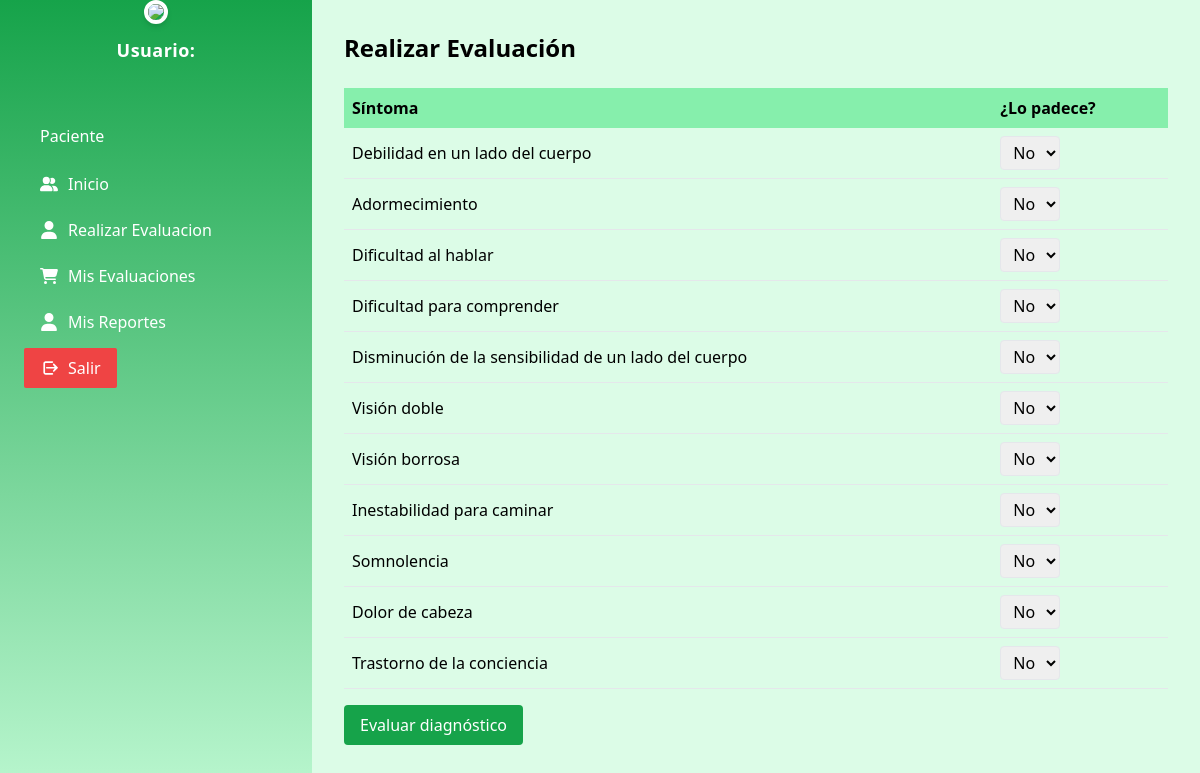
Screenshot of /controlador/paciente/realizarEvaluacionController.php with the database file from the repository.
### tables this page shows
CREATE TABLE `sintoma` (
  `idsintoma` int(11) NOT NULL,
  `sintoma` varchar(200) NOT NULL,
  `estado` char(1) NOT NULL
);

### modelo/evaluacionModel.php (called while the page is built, shortened)
<?php
class evaluacionModel
{
    private $conn;
    public function __construct()
    {
        include_once(__DIR__ . "/conexion.php");
        $conexion = new Conexion();
        $this->conn = $conexion->conectarbd();
    }
    public function obtenerSintomas()
    {
        $sql = "SELECT * FROM sintoma ORDER BY idsintoma";
        $result = mysqli_query($this->conn, $sql);
        $sintomas = [];
        while ($row = mysqli_fetch_assoc($result)) {
            $sintomas[] = $row;
        }
        return $sintomas;
    }
}
?>

### modelo/conexion.php (called while the page is built, shortened)
<?php
class Conexion
{
    public function conectarbd()
    {
        try {
            $this->conn = new mysqli("localhost", "root", "", "enfermedades_db");
            return $this->conn;
        } catch (Exception $e) {
            echo "Error: " . $e->getMessage();
        }
    }
}
?>

### vista/paciente/realizarEvaluacionView.php (the view, shortened to what this page needs)
<?php
include_once(__DIR__ . "../../compartidos/apartadosViews.php");
class realizarEvaluacionView extends apartadosViews
{
    public function realizarEvaluacion($sintomas)
    {
        ?>
        <!DOCTYPE html>
        <html lang="es">
        <head>
            <script src="https://cdn.tailwindcss.com"></script>
        </head>
        <body>
            <div class="flex h-screen overflow-hidden">
                <?php $this->formSideBarShow(); ?>
                <div class="relative flex flex-1 flex-col overflow-y-auto overflow-x-hidden">
                    <main class="flex-1 bg-green-100 p-8 text-black">
                        <h1 class="text-2xl font-bold mb-6">Realizar Evaluación</h1>
                        <form id="form-evaluacion">
                            <table class="w-full border-collapse">
                                <tr class="bg-green-300">
                                    <th class="p-2 text-left">Síntoma</th>
                                    <th class="p-2 text-left">¿Lo padece?</th>
                                </tr>
                                <?php foreach ($sintomas as $sintoma) { ?>
                                    <tr class="border-b">
                                        <td class="p-2"><?php echo $sintoma['sintoma']; ?></td>
                                        <td class="p-2">
                                            <select name="respuesta_<?php echo $sintoma['idsintoma']; ?>"
                                                class="border rounded px-2 py-1">
                                                <option value="n">No</option>
                                            </select>
                                        </td>
                                    </tr>
                                <?php } ?>
                            </table>
                            <button type="submit" class="mt-4 bg-green-600 text-white px-4 py-2 rounded hover:bg-green-700">
                                Evaluar diagnóstico
                            </button>
                        </form>
                    </main>
                </div>
            </div>
        </body>
        </html>
        <?php
    }
}
?>

### controlador/paciente/realizarEvaluacionController.php (shortened to what this page needs)
<?php
include_once(__DIR__ . "/../../modelo/evaluacionModel.php");
include_once(__DIR__ . "/../../vista/paciente/realizarEvaluacionView.php");
$evaluacionView = new realizarEvaluacionView();
$modelo = new evaluacionModel();
if ($_SERVER['REQUEST_METHOD'] === 'POST' && isset($_POST['b_Evaluacion'])) {
    $param_lista = $_POST['param_lista'];
    $pares = [];
    foreach (explode("#", $param_lista) as $item) {
        list($id, $respuesta) = explode(";", $item);
        $pares[] = $id . ";" . $respuesta;
    }
    $resultado = trim($modelo->evaluarProlog($pares));
    $idpaciente = $_SESSION['param_idpaciente'] ?? null;
    if ($idpaciente) {
        $modelo->guardarDiagnostico($idpaciente, $pares, $resultado);
        echo $resultado;
    } else {
        echo "Error: Sesión de paciente no encontrada.";
    }
} else {
    $sintomas = $modelo->obtenerSintomas();
    $evaluacionView->realizarEvaluacion($sintomas);
}
?>

### vista/compartidos/apartadosViews.php (shortened to what this page needs)
<?php
class apartadosViews{
    protected function formSideBarShow()
    {
    ?>
        <div class="-translate-x-full fixed left-0 top-0 z-9999 flex h-full w-72.5 flex-col bg-gradient-to-b from-green-600 to-green-200 ease-linear lg:static lg:translate-x-0">
            <div class="flex items-center gap-4 px-7 py-5.5 select-none">
                <div class="flex flex-col items-center gap-1 px-7 py-5.5 rounded-lg w-64">
                    <img
                        src="/enfermedades_prg/assets/logo.png"
                        lt="Logo"
                        class="w-45 h-45 rounded-full object-cover border-4 border-white shadow-md mx-auto"
                    />
                    <h1 class="mt-2 text-lg font-semibold text-white tracking-wide">Usuario: <?php echo $_SESSION['usuario']; ?></h1>
                </div>
            </div>
            <div class="mt-2 no-scrollbar flex flex-col overflow-y-auto duration-100 ease-linear select-none">
                <nav class="mt-5 px-4 py-4 lg:mt-9 lg:px-6">
                    <div>
                        <?php if ($_SESSION['rol']=='m') { ?>
                            <ul class="mb-6 flex flex-col gap-1.5">
                                    <li>
                                        <form action="/enfermedades_prg/controlador/loginController.php" method="post">
                                            <button name="b_inicio" type="submit"class="group relative flex items-center gap-2.5 rounded-sm px-4 py-2 font-medium text-white bg-green-600 hover:bg-green-700 hover:text-green-100 duration-300 ease-in-out">
                                                <svg xmlns="http://www.w3.org/2000/svg" width="18" height="18" viewBox="0 0 640 512" class="fill-current">
                                                    <path d="M96 128a128 128 0 1 1 256 0A128 128 0 1 1 96 128zM0 482.3C0 383.8 79.8 304 178.3 304l91.4 0C368.2 304 448 383.8 448 482.3c0 16.4-13.3 29.7-29.7 29.7L29.7 512C13.3 512 0 498.7 0 482.3zM609.3 512l-137.8 0c5.4-9.4 8.6-20.3 8.6-32l0-8c0-60.7-27.1-115.2-69.8-151.8c2.4-.1 4.7-.2 7.1-.2l61.4 0C567.8 320 640 392.2 640 481.3c0 17-13.8 30.7-30.7 30.7zM432 256c-31 0-59-12.6-79.3-32.9C372.4 196.5 384 163.6 384 128c0-26.8-6.6-52.1-18.3-74.3C384.3 40.1 407.2 32 432 32c61.9 0 112 50.1 112 112s-50.1 112-112 112z" />
                                                </svg>
                                                Inicio
                                            </button>
                                        </form>
                                    </li>
                                    <li>
                                        <form action="/enfermedades_prg/controlador/medico/agregarPacienteController.php" method="post">
                                            <button name="b_agregarPaciente2" type="submit" class="group relative flex items-center gap-2.5 rounded-sm py-2 px-4 font-medium text-white hover:text-yellow-300 duration-300 ease-in-out hover:bg-graydark dark:hover:bg-meta-4">
                                                <svg xmlns="http://www.w3.org/2000/svg" width="18" height="18" viewBox="0 0 448 512" class="fill-current">
                                                    <path d="M224 256A128 128 0 1 0 224 0a128 128 0 1 0 0 256zm-45.7 48C79.8 304 0 383.8 0 482.3C0 498.7 13.3 512 29.7 512l388.6 0c16.4 0 29.7-13.3 29.7-29.7C448 383.8 368.2 304 269.7 304l-91.4 0z" />
                                                </svg>
                                                Agregar Paciente
                                            </button>
                                        </form>
                                    </li>
                                    <li>
                                        <form action="/enfermedades_prg/vista/medico/listarPacientesView.php" method="post">
                                            <button type="submit" name="btnPedidos" class="group relative flex items-center gap-2.5 rounded-sm px-4 py-2 font-medium text-white hover:text-yellow-300 duration-300 ease-in-out hover:bg-graydark dark:hover:bg-meta-4" href="#" @click="selected = (selected === 'Profile' ? '':'Profile')" :class="{ 'bg-graydark dark:bg-meta-4': (selected === 'Profile') &amp;&amp; (page === 'profile') }">
                                                <svg xmlns="http://www.w3.org/2000/svg" width="18" height="18" viewBox="0 0 576 512" class="fill-current">
                                                    <path d="M0 24C0 10.7 10.7 0 24 0L69.5 0c22 0 41.5 12.8 50.6 32l411 0c26.3 0 45.5 25 38.6 50.4l-41 152.3c-8.5 31.4-37 53.3-69.5 53.3l-288.5 0 5.4 28.5c2.2 11.3 12.1 19.5 23.6 19.5L488 336c13.3 0 24 10.7 24 24s-10.7 24-24 24l-288.3 0c-34.6 0-64.3-24.6-70.7-58.5L77.4 54.5c-.7-3.8-4-6.5-7.9-6.5L24 48C10.7 48 0 37.3 0 24zM128 464a48 48 0 1 1 96 0 48 48 0 1 1 -96 0zm336-48a48 48 0 1 1 0 96 48 48 0 1 1 0-96z" />
                                                </svg>
                                                Listar de pacientes
                                            </button>
                                        </form>
                                    </li>
                                    <form action="/enfermedades_prg/vista/medico/listarSintomasView.php" method="post">
                                        <button name="btnDistribuidores" type="submit" class="group relative flex items-center gap-2.5 rounded-sm py-2 px-4 font-medium text-white hover:text-yellow-300 duration-300 ease-in-out hover:bg-graydark dark:hover:bg-meta-4">
                                            <svg xmlns="http://www.w3.org/2000/svg" width="18" height="18" viewBox="0 0 448 512" class="fill-current">
                                                <path d="M224 256A128 128 0 1 0 224 0a128 128 0 1 0 0 256zm-45.7 48C79.8 304 0 383.8 0 482.3C0 498.7 13.3 512 29.7 512l388.6 0c16.4 0 29.7-13.3 29.7-29.7C448 383.8 368.2 304 269.7 304l-91.4 0z" />
                                            </svg>
                                            Listar Sintomas
                                        </button>
                                    </form>
                                    <li>
                                        <form action="/enfermedades_prg/controlador/medico/listarEnfermedadesController.php" method="post">
                                            <button name="b_listarEnfermedades" type="submit" class="group relative flex items-center gap-2.5 rounded-sm py-2 px-4 font-medium text-white hover:text-yellow-300 duration-300 ease-in-out hover:bg-graydark dark:hover:bg-meta-4">
                                                <svg xmlns="http://www.w3.org/2000/svg" width="18" height="18" viewBox="0 0 448 512" class="fill-current">
                                                    <path d="M224 256A128 128 0 1 0 224 0a128 128 0 1 0 0 256zm-45.7 48C79.8 304 0 383.8 0 482.3C0 498.7 13.3 512 29.7 512l388.6 0c16.4 0 29.7-13.3 29.7-29.7C448 383.8 368.2 304 269.7 304l-91.4 0z" />
                                                </svg>
                                                Listar Enfermedades
                                            </button>
                                        </form>
                                    </li>
                                    <li>
                                        <form action="/enfermedades_prg/controlador/logoutController.php" method="post">
                                            <button type="submit" class="group relative flex items-center gap-2.5 rounded-sm px-4 py-2 font-medium text-white hover:bg-red-600 hover:text-white duration-300 ease-in-out bg-red-500">
                                                <svg xmlns="http://www.w3.org/2000/svg" width="18" height="18" viewBox="0 0 512 512" class="fill-current">
                                                    <path d="M502.6 233.4l-96-96c-9.4-9.4-24.6-9.4-33.9 0s-9.4 24.6 0 33.9L417.9 224H192c-13.3 0-24 10.7-24 24s10.7 24 24 24h225.9l-45.2 52.7c-9.4 9.4-9.4 24.6 0 33.9s24.6 9.4 33.9 0l96-96c9.4-9.4 9.4-24.6 0-34zM160 64c-35.3 0-64 28.7-64 64v256c0 35.3 28.7 64 64 64h192c13.3 0 24-10.7 24-24s-10.7-24-24-24H160c-8.8 0-16-7.2-16-16V128c0-8.8 7.2-16 16-16h192c13.3 0 24-10.7 24-24s-10.7-24-24-24H160z"/>
                                                </svg>
                                                Salir
                                            </button>
                                        </form>
                                    </li>
                            </ul>
                        <?php }else { ?>
                            <h3 class="mb-4 ml-4 text-base font-medium text-white">Paciente</h3>
                            <ul class="mb-6 flex flex-col gap-1.5">
                                    <li>
                                        <form action="/enfermedades_prg/controlador/loginController.php" method="post">
                                            <button name="b_inicio" type="submit" class="group relative flex items-center gap-2.5 rounded-sm px-4 py-2 font-medium text-white hover:text-yellow-300 hover:bg-gray- duration-300 ease-in-out bg-meta-4" href="#">
                                                Inicio
                                            </button>
                                        </form>
                                    </li>
                                    <li>
                                        <form action="/enfermedades_prg/controlador/paciente/realizarEvaluacionController.php" method="post">
                                            <button name="b_realizarEvaluacion" type="submit" class="group relative flex items-center gap-2.5 rounded-sm py-2 px-4 font-medium text-white hover:text-yellow-300 duration-300 ease-in-out hover:bg-graydark dark:hover:bg-meta-4">
                                                Realizar Evaluacion
                                            </button>
                                        </form>
                                    </li>
                                    <li>
                                        <form action="/enfermedades_prg/controlador/paciente/listarEvaluacionController.php" method="post">
                                            <button name="b_listarEvaluacion" type="submit"  class="group relative flex items-center gap-2.5 rounded-sm px-4 py-2 font-medium text-white hover:text-yellow-300 duration-300 ease-in-out hover:bg-graydark dark:hover:bg-meta-4" href="#" @click="selected = (selected === 'Profile' ? '':'Profile')" :class="{ 'bg-graydark dark:bg-meta-4': (selected === 'Profile') &amp;&amp; (page === 'profile') }">
                                                Mis Evaluaciones
                                            </button>
                                        </form>
                                    </li>
                                    <li>
                                        <form action="/enfermedades_prg/controlador/paciente/reportesController.php" method="post">
                                            <button name="b_reportes" type="submit" class="group relative flex items-center gap-2.5 rounded-sm py-2 px-4 font-medium text-white hover:text-yellow-300 duration-300 ease-in-out hover:bg-graydark dark:hover:bg-meta-4">
                                                Mis Reportes
                                            </button>
                                        </form>
                                    </li>
                                    <li>
                                        <form action="/enfermedades_prg/controlador/logoutController.php" method="post">
                                            <button type="submit" class="group relative flex items-center gap-2.5 rounded-sm px-4 py-2 font-medium text-white hover:bg-red-600 hover:text-white duration-300 ease-in-out bg-red-500">
                                                Salir
                                            </button>
                                        </form>
                                    </li>
                            </ul>
                        <?php } ?>
                    </div>
                </nav>
            </div>
        </div>
    <?php
    }
}
?>

### rows the page displays
sintoma: sintoma "Debilidad en un lado del cuerpo", idsintoma "No"
sintoma: sintoma "Adormecimiento", idsintoma "No"
sintoma: sintoma "Dificultad al hablar", idsintoma "No"
sintoma: sintoma "Dificultad para comprender", idsintoma "No"
sintoma: sintoma "Disminución de la sensibilidad de un lado del cuerpo", idsintoma "No"
sintoma: sintoma "Visión doble", idsintoma "No"
sintoma: sintoma "Visión borrosa", idsintoma "No"
sintoma: sintoma "Inestabilidad para caminar", idsintoma "No"
sintoma: sintoma "Somnolencia", idsintoma "No"
sintoma: sintoma "Dolor de cabeza", idsintoma "No"
sintoma: sintoma "Trastorno de la conciencia", idsintoma "No"
